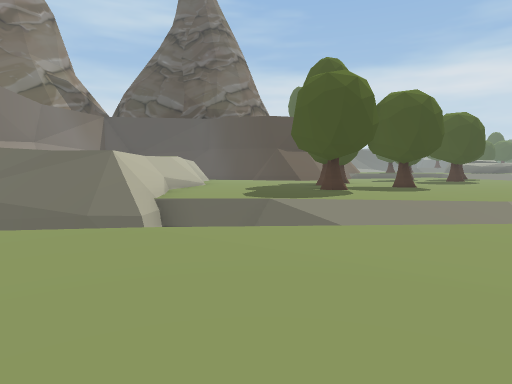
view 1 (above)

24 first-person views from a walk through a Unity game level. The camera is 1.2 m above the floor, tilts 4° down and sees 75° across. The floor is counted in squares, 2 m on a side. Each view is taken from the middle of a square. On the plan, view 1 faces up. The plan holds only what a view shows up to about 10 squares ahead; the rest is blank. The place goes on beyond the plan. The player character is not drawn.

view 2
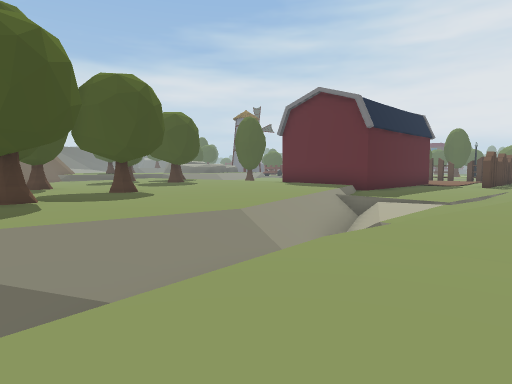

view 3
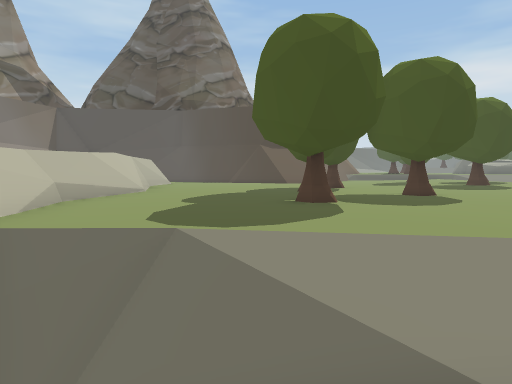

view 4
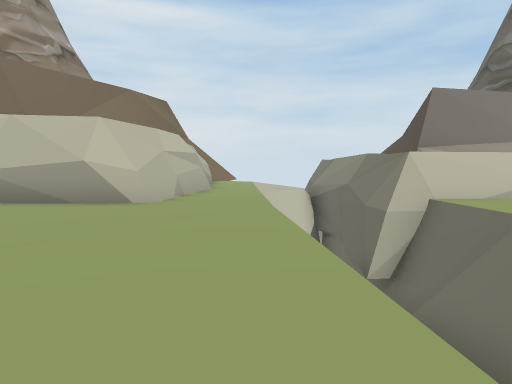

view 5
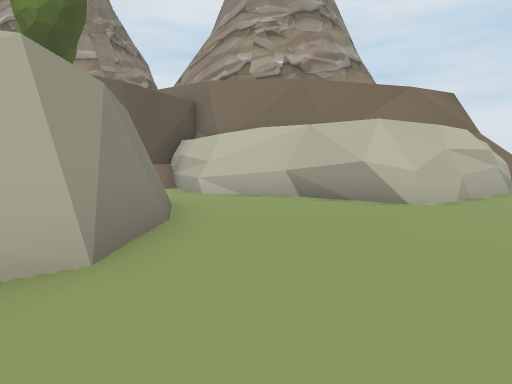

view 6
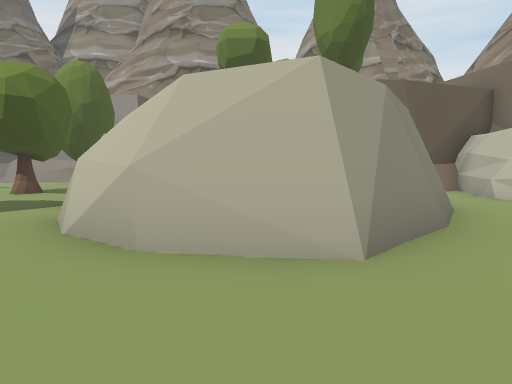

view 7
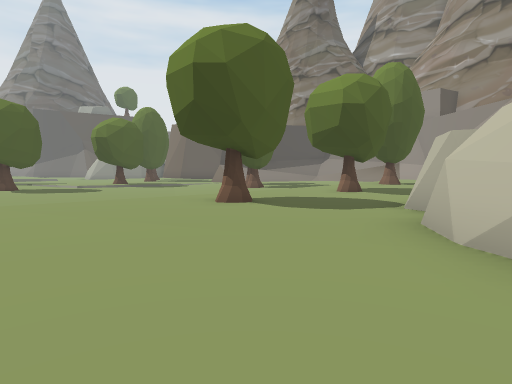

view 8
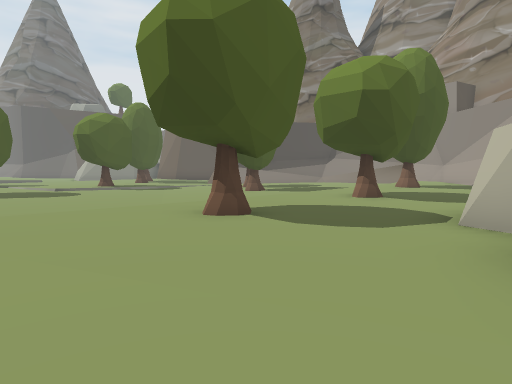

view 9
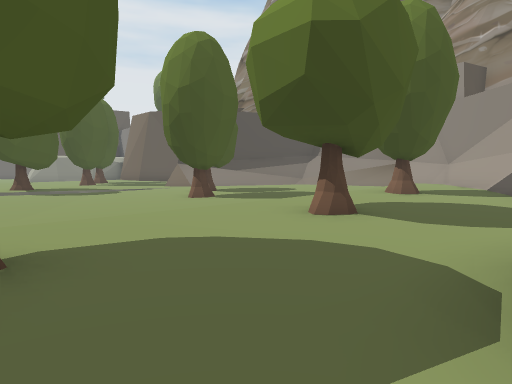

view 10
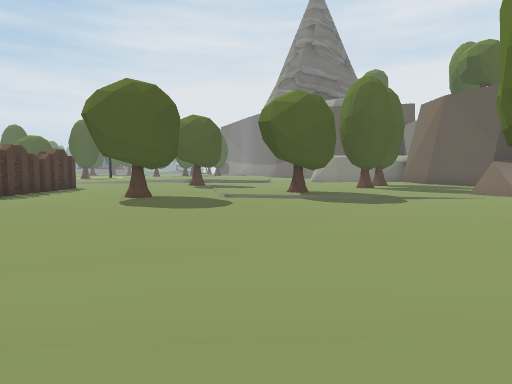

view 11
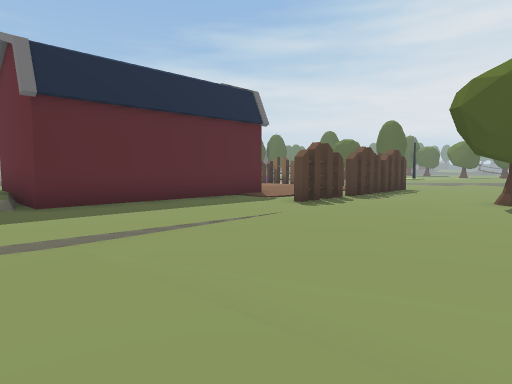

view 12
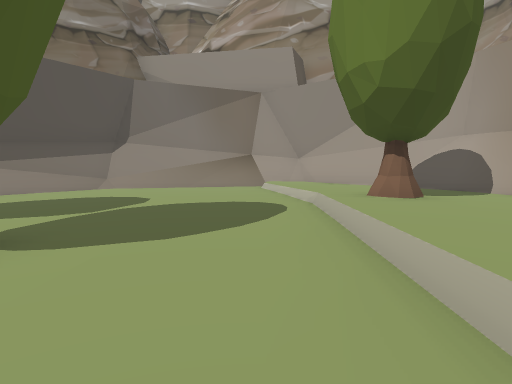

view 13
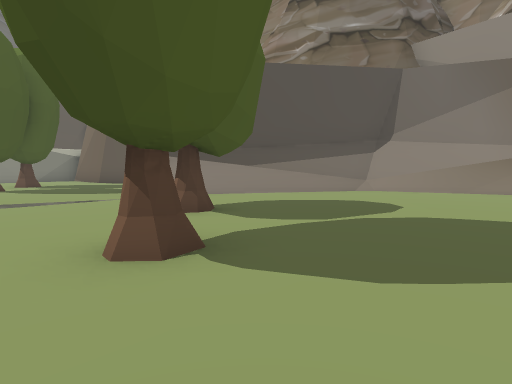

view 14
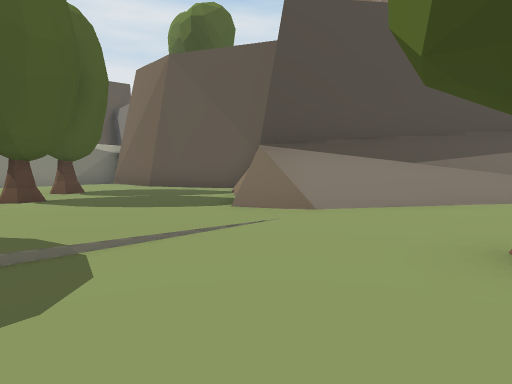

view 15
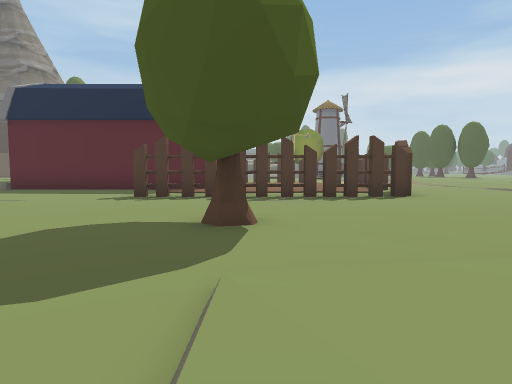

view 16
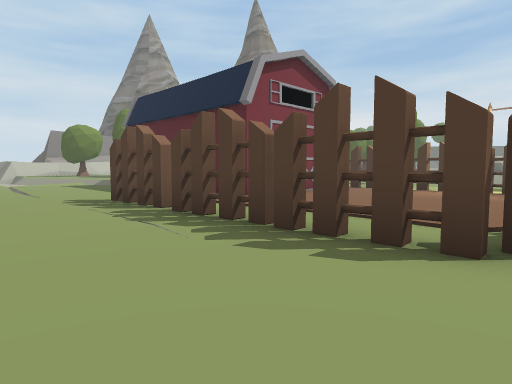

view 17
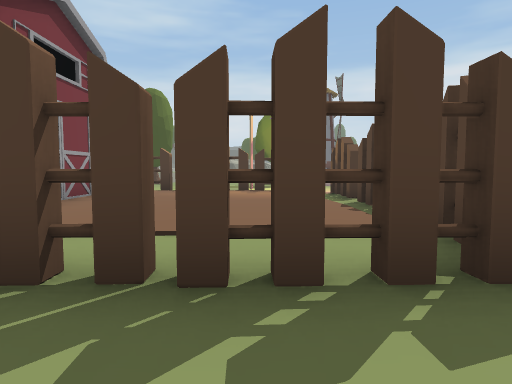

view 18
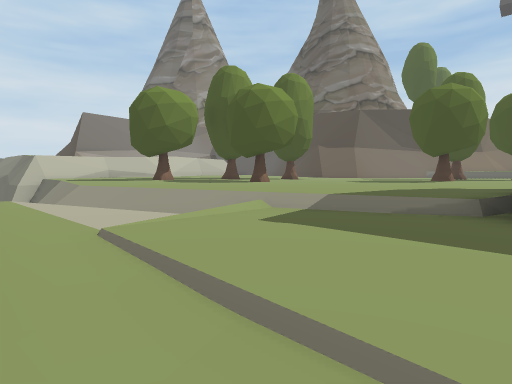

view 19
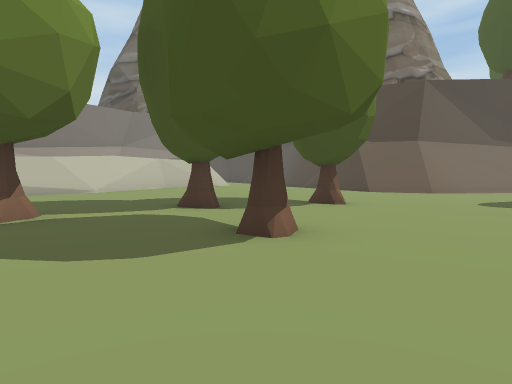

view 20
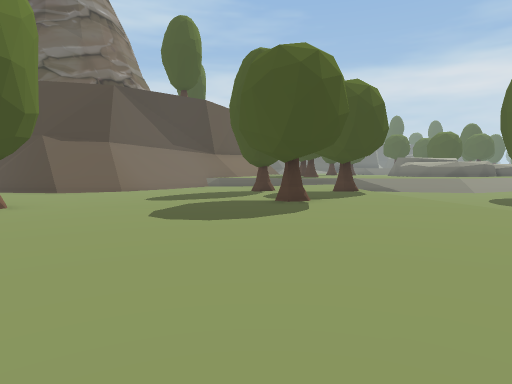

view 21
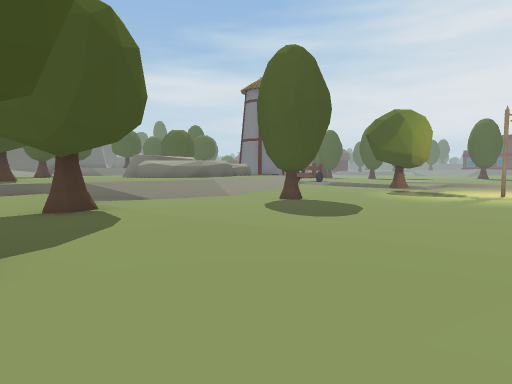

view 22
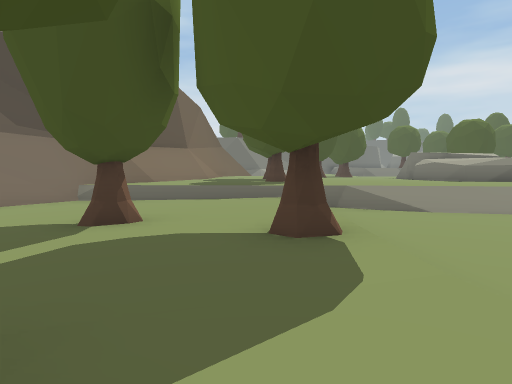

view 23
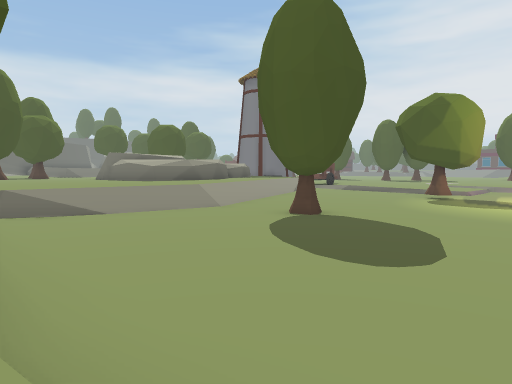

view 24
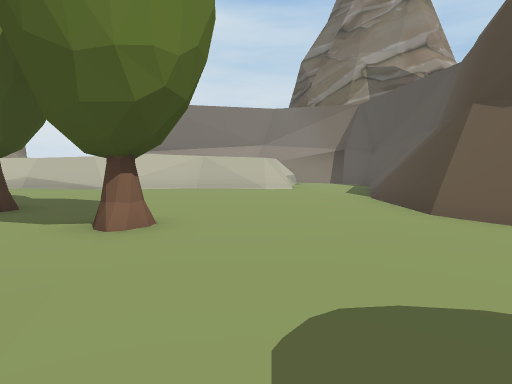

### Floor plan
Key: @ floor where view 1 was taken; # wall or solid block; . main floor; : floor 0.25 m higher than the main floor; - floor 0.25 m lower than the main floor; + floor 0.5 m higher than the main floor; * floor 0.75 m higher than the main floor; / step, stairs or slope; = window, fence, low wall or low ledge; ^ raised ledge; v drop or lower ground; O other object.
Columns run from 5 left of view 1 to 24 right of it. Each row starts with its distance up from view 1.
 25                   **
 24             #***O******^
 23            ##**********
 22           ##***********
 21           ##:::://=/////
 20   ####   ##::::::--------
 19   //=#  ##:::::::---------
 18   ://####::::O:::----O-----
 17   :::::::::::::OO----------O
 16   #:::::::::::::/--....-----
 15   #=::::::::::O+/........--
 14   ^+::::O:::::::+.........O
 13   ^+::::O:::::::+.....O.OO
 12   ^^+:::::::::::+..     O/OOO
 11   ^^++:O::O::::++O    O.....O
 10   ^#:+::::O:::+++     O......
  9   ^#::+O:::::++++     O.....O
  8   ^#:::+::::++++/     O.....O
  7   ^#::::+::+++///O....O.....O.
  6 ####vv::::+///..............O.
  5 vv vvvvv//////#......OOOOOOOO.
  4 v     vv=v ....//.............
  3 :::::::::::::://..............
  2 ::::::::::::::++/............
  1 ####::::::::::::/.......O...
  0    #:@::###/::::/...........
 -1    #:::## ##::/O:........:.
 -2    #::##   #:::::.......:.
 -3    #::     ##::::........O
 -4    #::       ::::........O
 -5    #:        :/O:.........
 -6    ##        :::/..O........O
 -7              :::/............O
 -8              :::/....O........
 -9              /:O/.......##....
-10             #/:+/....../###...
-11             #/::+...../## ##.#
-12             ###:+..../##   ###
-13               ##+..//##
-14                #///###
-15                   ##

Where each view was taken, in squares from view 1:
view 1: 0 up, 0 right, facing up
view 2: 2 up, 1 right, facing up-right
view 3: 3 up, 1 right, facing up
view 4: 3 up, 4 right, facing left
view 5: 3 up, 4 right, facing down-left
view 6: 3 up, 4 right, facing down
view 7: 3 up, 5 right, facing down-right
view 8: 2 up, 6 right, facing down-right
view 9: 1 down, 7 right, facing down-right
view 10: 2 down, 10 right, facing right
view 11: 0 up, 10 right, facing up-right
view 12: 4 down, 12 right, facing down
view 13: 5 down, 12 right, facing down-right
view 14: 5 down, 16 right, facing down-right
view 15: 3 down, 19 right, facing up
view 16: 2 up, 23 right, facing up-left
view 17: 3 up, 21 right, facing up
view 18: 3 up, 12 right, facing up-left
view 19: 8 up, 7 right, facing up-left
view 20: 8 up, 8 right, facing up
view 21: 12 up, 9 right, facing up-right
view 22: 14 up, 10 right, facing up
view 23: 14 up, 11 right, facing up-right
view 24: 15 up, 7 right, facing left
